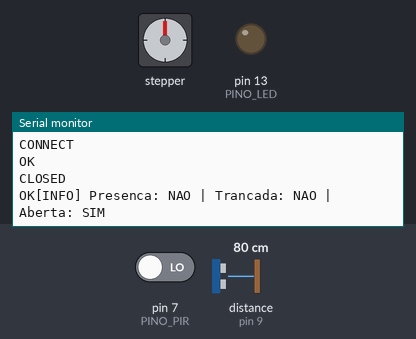
Recording of a program running on a simulated Arduino Uno, built with avr-gcc and run on an emulated ATmega328P. On the bench: stepper motor, output pins drawn as LEDs (lit = HIGH), the last lines printed to the serial monitor. Wiring (inferred from the names in the program): ultrasonic range finder: trigger pin 8; echo pin 9; stepper motor (2048 steps per turn assumed): coils pin 4, pin 5, pin 6, pin 12. The inputs (shaded band) are chosen by the test bench; at power-on: distance to the obstacle (sensor on pin 9) 80 cm, pin 7 (PINO_PIR) LOW. The echo pulse lasts 58.3 µs per cm; the modem accepts every AT command (registered, SIM ready, sends succeed) and sends nothing else; pins used as bus, display or sensor lines are not drawn.

Above: at 5.7 s.
5.8 s: distance to the obstacle (sensor on pin 9) set to 2 cm
At 7.1 s:
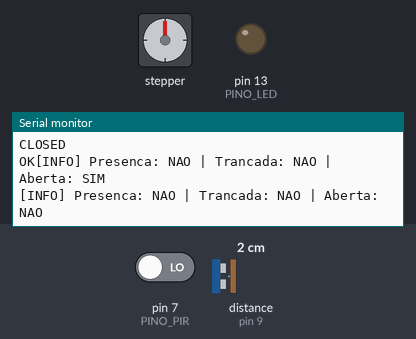
8.8 s: pin 7 (PINO_PIR) driven HIGH
At 9.4 s:
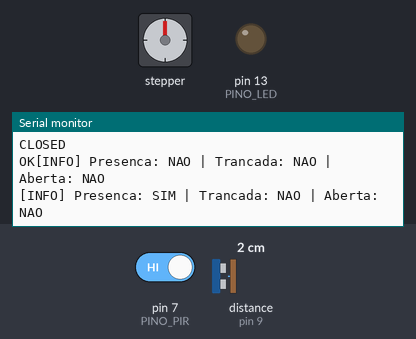
11.8 s: distance to the obstacle (sensor on pin 9) set to 4 cm
At 12.9 s:
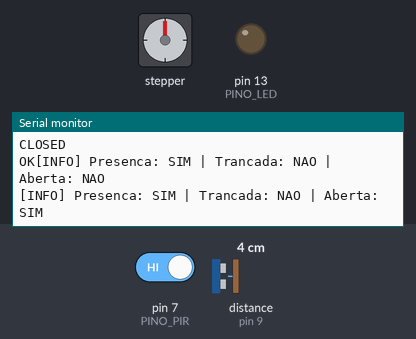
14.8 s: pin 7 (PINO_PIR) driven LOW
At 16.3 s:
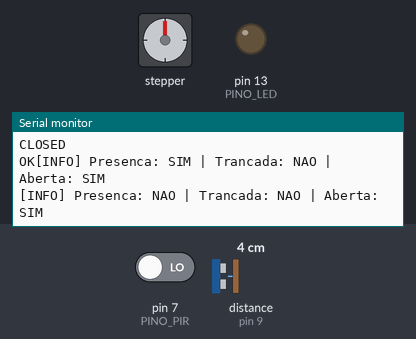

The program:

main.cpp
```cpp
#include <Arduino.h>
#include <SoftwareSerial.h>
#include <Wire.h>
#include <RTClib.h>
#include <string.h>

const int PINO_LED  = 13;
const int PINO_TRIG = 8;
const int PINO_ECHO = 9;
const int PINO_PIR  = 7;
const int DISTANCIA_LIMITE = 2;

const int MOTOR_IN1 = 4;
const int MOTOR_IN2 = 5;
const int MOTOR_IN3 = 6;
const int MOTOR_IN4 = 12;

const int PASSOS_TRANCA   = 512;
const int ATRASO_PASSO_MS = 3;

const uint8_t SEQUENCIA_PASSOS[4][4] PROGMEM = {
    {1, 0, 0, 0},
    {0, 1, 0, 0},
    {0, 0, 1, 0},
    {0, 0, 0, 1}
};
const uint8_t N_ESTADOS = 4;

const String WIFI_SSID = "Torres";
const String WIFI_PASS = "Mftl552912";

const String SERVIDOR_IP    = "192.168.99.4";
const int    SERVIDOR_PORTA = 5000;

const unsigned long INTERVALO_ENVIO = 3000;

SoftwareSerial esp8266(10, 11);
RTC_DS3231 rtc;

bool  trancada           = false;
int   distancia          = 0;
bool  temPresenca        = false;
bool  portaAberta        = false;
bool  portaFechada       = false;
bool  obstruida          = false;

unsigned long tempoAnteriorPisca    = 0;
unsigned long tempoAnteriorEnvio    = 0;
unsigned long tempoAnteriorSensores = 0;
unsigned long tempoAnteriorSerial   = 0;
bool estadoLedPisca = LOW;

void    configurarHardware();
boolean enviarComandoAT(const String& comando, int timeout);
void    exibirLinkAcesso();
void    configurarConexao();
void    lerSensoresFisicos(unsigned long tempoAtual);
void    atualizarAlertaLED(unsigned long tempoAtual);
void    montarJSON(char* destino, int tamanho);
void    registrarEventoTranca();
void    desligarBobinasMotor();
void    aplicarPassoMotor(int indice);
void    girarMotor(int passos, bool sentidoHorario);
void    trancarPorta();
void    destrancarPorta();
void    aplicarComando(const char* comando);
void    enviarStatusParaServidor();
void    imprimirStatusSerial(unsigned long tempoAtual);

void configurarHardware() {
    pinMode(PINO_LED,  OUTPUT);
    pinMode(PINO_TRIG, OUTPUT);
    pinMode(PINO_ECHO, INPUT);
    pinMode(PINO_PIR,  INPUT);

    pinMode(MOTOR_IN1, OUTPUT);
    pinMode(MOTOR_IN2, OUTPUT);
    pinMode(MOTOR_IN3, OUTPUT);
    pinMode(MOTOR_IN4, OUTPUT);
    desligarBobinasMotor();

    Wire.begin();
    if (rtc.begin()) {
        if (rtc.lostPower()) {
            rtc.adjust(DateTime(F(__DATE__), F(__TIME__)));
        }
    }
}

boolean enviarComandoAT(const String& comando, const int timeout) {
    while (esp8266.available()) esp8266.read();

    esp8266.println(comando);

    const unsigned long inicio = millis();
    char janela[24];
    uint8_t n = 0;
    janela[0] = '\0';

    while (millis() - inicio < (unsigned long)timeout) {
        while (esp8266.available()) {
            char c = esp8266.read();
            Serial.print(c);
            if (n >= sizeof(janela) - 1) {
                memmove(janela, janela + 1, sizeof(janela) - 2);
                n = sizeof(janela) - 2;
            }
            janela[n++] = c;
            janela[n]   = '\0';
            if (strstr(janela, "OK") || strstr(janela, "ALREADY CONNECTED")) {
                return true;
            }
        }
    }
    return false;
}

void exibirLinkAcesso() {
    while (esp8266.available()) esp8266.read();
    esp8266.println(F("AT+CIFSR"));
    const unsigned long inicio = millis();
    while (millis() - inicio < 2000) {
        while (esp8266.available()) {
            Serial.print((char)esp8266.read());
        }
    }
}

void configurarConexao() {
    esp8266.begin(9600);

    Serial.println(F("[Wi-Fi] Iniciando modulo..."));
    enviarComandoAT(F("AT"), 1000);

    Serial.println(F("[Wi-Fi] Resetando..."));
    enviarComandoAT(F("AT+RST"), 2000);
    delay(2000);

    Serial.println(F("[Wi-Fi] Modo Station..."));
    enviarComandoAT(F("AT+CWMODE=1"), 1000);

    Serial.println(F("[Wi-Fi] Conectando ao Wi-Fi..."));
    String cmd = "AT+CWJAP=\"" + WIFI_SSID + "\",\"" + WIFI_PASS + "\"";
    if (enviarComandoAT(cmd, 15000)) {
        Serial.println(F("[Wi-Fi] Conectado com sucesso!"));
    } else {
        Serial.println(F("[AVISO] Falha na conexao Wi-Fi."));
    }

    enviarComandoAT(F("AT+CIPMUX=0"), 1000); delay(300);

    exibirLinkAcesso();
    Serial.print(F("[Backend] Enviando status para "));
    Serial.print(SERVIDOR_IP);  Serial.print(':');
    Serial.println(SERVIDOR_PORTA);
}

void lerSensoresFisicos(unsigned long tempoAtual) {
    if (tempoAtual - tempoAnteriorSensores < 400) return;
    tempoAnteriorSensores = tempoAtual;

    temPresenca = (digitalRead(PINO_PIR) == HIGH);

    digitalWrite(PINO_TRIG, LOW);  delayMicroseconds(2);
    digitalWrite(PINO_TRIG, HIGH); delayMicroseconds(10);
    digitalWrite(PINO_TRIG, LOW);

    long duracao = pulseIn(PINO_ECHO, HIGH, 10000);
    distancia = (duracao == 0) ? 999 : (int)(duracao * 0.034 / 2);

    portaAberta  = (distancia > DISTANCIA_LIMITE);
    portaFechada = (distancia <= DISTANCIA_LIMITE);
    obstruida    = (temPresenca && portaFechada && trancada);
}

void atualizarAlertaLED(unsigned long tempoAtual) {
    if (trancada) {
        if (portaAberta) {
            if (tempoAtual - tempoAnteriorPisca >= 300) {
                tempoAnteriorPisca = tempoAtual;
                estadoLedPisca = !estadoLedPisca;
                digitalWrite(PINO_LED, estadoLedPisca);
            }
        } else {
            digitalWrite(PINO_LED, HIGH);
        }
    } else {
        digitalWrite(PINO_LED, LOW);
    }
}

void montarJSON(char* destino, int tamanho) {
    const char* estadoPorta;
    if (obstruida)        estadoPorta = "OBSTRUIDA";
    else if (portaAberta) estadoPorta = "ABERTA";
    else                  estadoPorta = "FECHADA";

    snprintf_P(destino, tamanho,
        PSTR("{\"porta\":\"%s\",\"tranca\":\"%s\",\"obstruida\":\"%s\","
             "\"presenca\":\"%s\"}"),
        estadoPorta,
        trancada    ? "TRANCADA" : "DESTRANCADA",
        obstruida   ? "SIM" : "NAO",
        temPresenca ? "SIM" : "NAO");
}

void registrarEventoTranca() {
    Serial.print(F("[WEB] Tranca alterada para: "));
    Serial.println(trancada ? F("TRANCADA") : F("DESTRANCADA"));
}

void desligarBobinasMotor() {
    digitalWrite(MOTOR_IN1, LOW);
    digitalWrite(MOTOR_IN2, LOW);
    digitalWrite(MOTOR_IN3, LOW);
    digitalWrite(MOTOR_IN4, LOW);
}

void aplicarPassoMotor(int indice) {
    digitalWrite(MOTOR_IN1, pgm_read_byte(&SEQUENCIA_PASSOS[indice][0]));
    digitalWrite(MOTOR_IN2, pgm_read_byte(&SEQUENCIA_PASSOS[indice][1]));
    digitalWrite(MOTOR_IN3, pgm_read_byte(&SEQUENCIA_PASSOS[indice][2]));
    digitalWrite(MOTOR_IN4, pgm_read_byte(&SEQUENCIA_PASSOS[indice][3]));
}

void girarMotor(int passos, bool sentidoHorario) {
    for (int i = 0; i < passos; i++) {
        int indice = sentidoHorario ? (i % N_ESTADOS)
                                    : (N_ESTADOS - 1 - (i % N_ESTADOS));
        aplicarPassoMotor(indice);
        delay(ATRASO_PASSO_MS);
    }
    desligarBobinasMotor();
}

void trancarPorta() {
    girarMotor(PASSOS_TRANCA, true);
}

void destrancarPorta() {
    girarMotor(PASSOS_TRANCA, false);
}

void aplicarComando(const char* comando) {
    if (strcmp(comando, "unlock") == 0) {
        if (trancada) {
            trancada = false;
            destrancarPorta();
            registrarEventoTranca();
        }
    } else if (strcmp(comando, "lock") == 0) {
        if (!trancada && portaFechada) {
            trancada = true;
            trancarPorta();
            registrarEventoTranca();
        } else if (!trancada && !portaFechada) {
            Serial.println(F("[WEB] TRANCAR ignorado: porta nao esta fechada."));
        }
    }
}

void enviarStatusParaServidor() {
    char json[140];
    montarJSON(json, sizeof(json));

    char cmd[48];
    snprintf_P(cmd, sizeof(cmd),
        PSTR("AT+CIPSTART=\"TCP\",\"%s\",%d"),
        SERVIDOR_IP.c_str(), SERVIDOR_PORTA);
    if (!enviarComandoAT(cmd, 4000)) {
        Serial.println(F("[ENVIO] Falha ao conectar no backend."));
        enviarComandoAT(F("AT+CIPCLOSE"), 800);
        return;
    }

    char req[260];
    snprintf_P(req, sizeof(req),
        PSTR("POST /api/device HTTP/1.1\r\n"
             "Host: %s:%d\r\n"
             "Content-Type: application/json\r\n"
             "Content-Length: %d\r\n"
             "Connection: close\r\n\r\n"
             "%s"),
        SERVIDOR_IP.c_str(), SERVIDOR_PORTA, (int)strlen(json), json);

    esp8266.print(F("AT+CIPSEND="));
    esp8266.println((int)strlen(req));

    unsigned long inicio = millis();
    bool prompt = false;
    while (millis() - inicio < 3000) {
        if (esp8266.available() && esp8266.read() == '>') { prompt = true; break; }
    }
    if (!prompt) {
        Serial.println(F("[ENVIO] Sem prompt '>' do ESP."));
        enviarComandoAT(F("AT+CIPCLOSE"), 800);
        return;
    }

    esp8266.print(req);

    char    janela[24];
    uint8_t n = 0;
    janela[0] = '\0';
    bool achouUnlock = false;
    bool achouLock   = false;

    inicio = millis();
    unsigned long ultimoByte = inicio;
    while (millis() - inicio < 3000) {
        while (esp8266.available()) {
            char c = esp8266.read();
            if (n >= sizeof(janela) - 1) {
                memmove(janela, janela + 1, sizeof(janela) - 2);
                n = sizeof(janela) - 2;
            }
            janela[n++] = c;
            janela[n]   = '\0';
            if (strstr(janela, "unlock"))    achouUnlock = true;
            else if (strstr(janela, "lock")) achouLock   = true;
            ultimoByte = millis();
        }
        if (n > 0 && millis() - ultimoByte > 250) break;
    }

    if (achouUnlock)    aplicarComando("unlock");
    else if (achouLock) aplicarComando("lock");

    enviarComandoAT(F("AT+CIPCLOSE"), 800);
}

void imprimirStatusSerial(unsigned long tempoAtual) {
    if (tempoAtual - tempoAnteriorSerial < 1500) return;
    tempoAnteriorSerial = tempoAtual;

    Serial.print(F("[INFO] Presenca: "));
    Serial.print(temPresenca   ? F("SIM") : F("NAO"));
    Serial.print(F(" | Trancada: "));
    Serial.print(trancada      ? F("SIM") : F("NAO"));
    Serial.print(F(" | Aberta: "));
    Serial.println(portaAberta ? F("SIM") : F("NAO"));

    if (obstruida) {
        Serial.println(F("[CRITICO] Porta OBSTRUIDA!"));
    } else if (portaAberta && trancada) {
        Serial.println(F("[ALERTA] Porta ABERTA com tranca ATIVADA!"));
    }
}

void setup() {
    Serial.begin(9600);
    configurarHardware();

    Serial.println(F("========================================="));
    Serial.println(F("           -- EZmartLock --              "));
    Serial.println(F("========================================="));

    configurarConexao();
}

void loop() {
    unsigned long tempoAtual = millis();

    lerSensoresFisicos(tempoAtual);
    atualizarAlertaLED(tempoAtual);

    if (tempoAtual - tempoAnteriorEnvio >= INTERVALO_ENVIO) {
        tempoAnteriorEnvio = tempoAtual;
        enviarStatusParaServidor();
    }

    imprimirStatusSerial(tempoAtual);
}
```

Measured:
- after the input at 5.8 s, the serial monitor: prints a new line after 0.22 s (image 1)
- after the input at 8.8 s, the serial monitor: prints a new line after 0.22 s (image 2)
- after the input at 11.8 s, the serial monitor: prints a new line after 0.22 s (image 3)
- after the input at 14.8 s, the serial monitor: prints a new line after 0.22 s (image 4)
